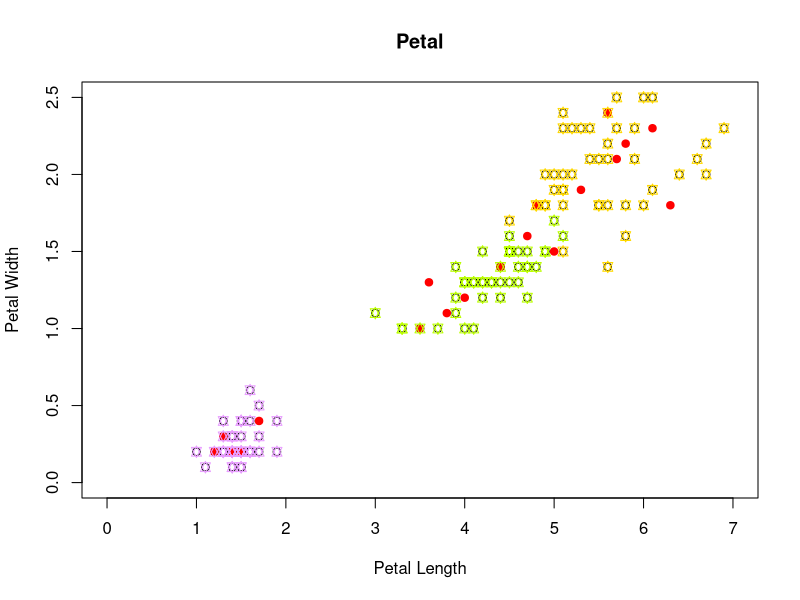
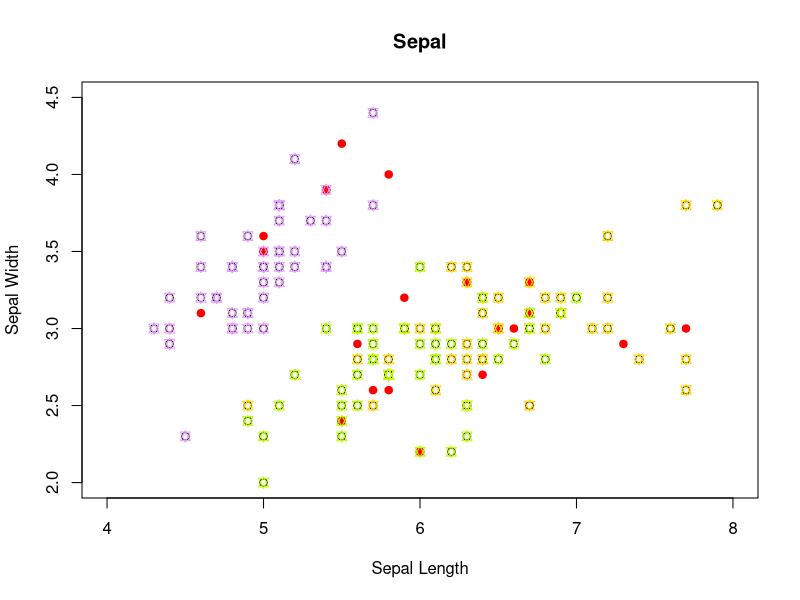
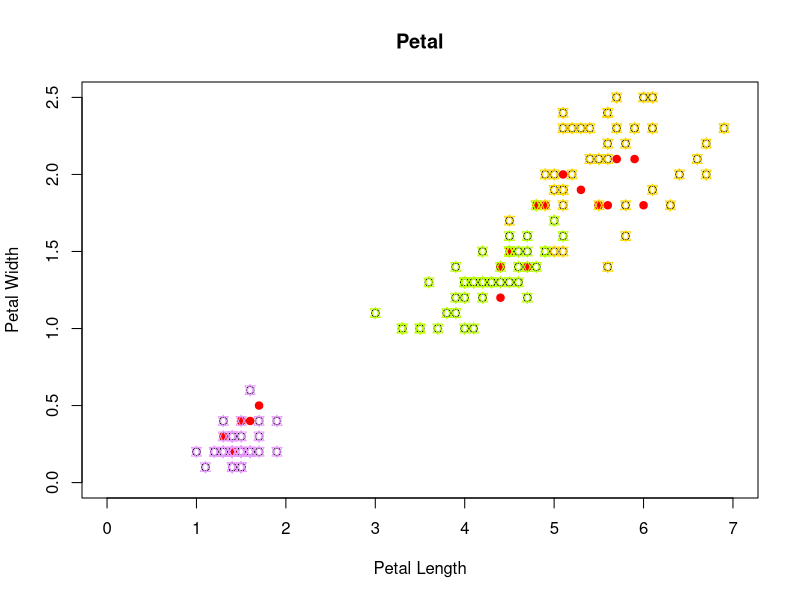
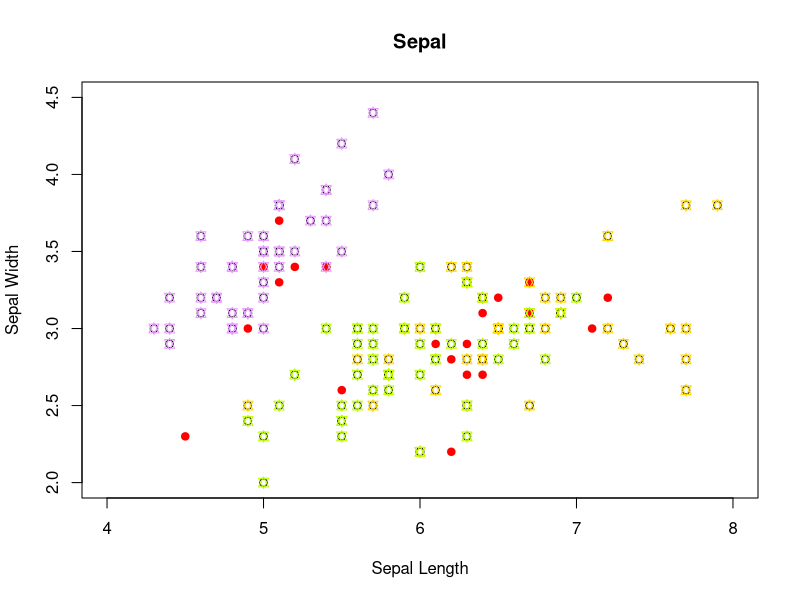
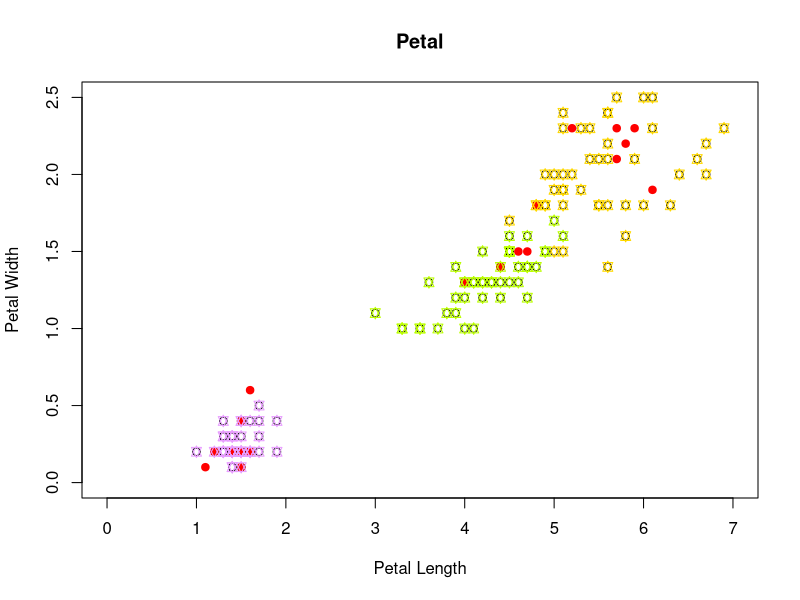
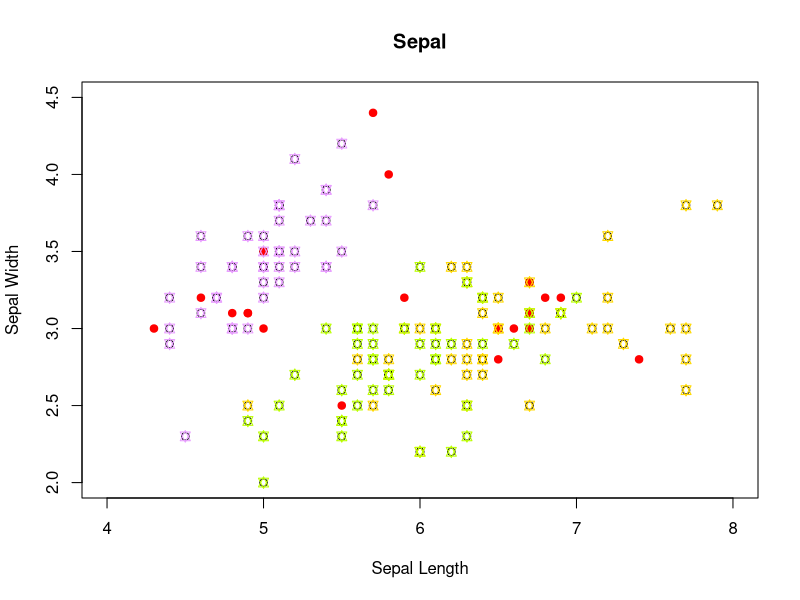
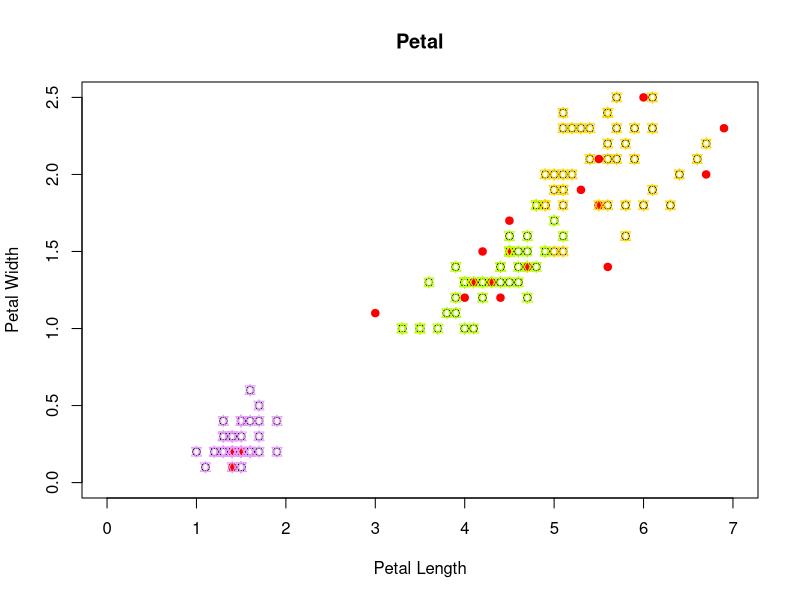
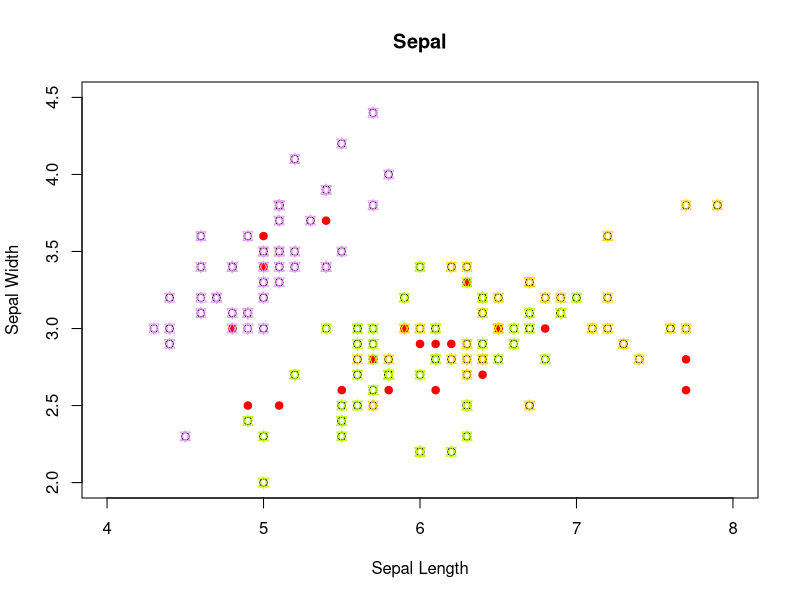

These charts were generated, in order, by the following R code: (Note: this script raises an error after producing the figures.)

library(caret)

#' Usando las coordenadas de 2 cuatro puntos se calcula la distancia entre ambos puntos
#' 
#' @param x1 Valor en el eje x del punto 1
#' @param x2 Valor en el eje x del punto 2
#' @param y1 Valor en el eje y del punto 1
#' @param y2 Valor en el eje y del punto 2
#' @return La distancia entre el punto 1 y el punto 2
distancia <- function(x1, x2, y1, y2) {
  resultado = sqrt((x1 - x2)^2 + (y1 - y2)^2)
  return(resultado)
}

#' Se crea una lista de {q} numeros aleatorios entre 1 y 150
#' 
#' @param q Numero de valores aleatorios
#' @return Un vector de valores aleatorios de tamaño {q}
random_num_list <- function(q) {
  lista = sort(as.integer(runif(q, min = 1, max = 149)))
  for (i in 2:q) {
    prev = i - 1
    if (lista[prev] == lista[i]) {
      lista[i] = lista[i] + 1
    } else if (lista[prev] > lista[i]) {
      lista[i] = lista[prev] + 1
    }
  }
  return(lista)
}

k_n_cerca <- function(data) {
  species = data$Species[1:5]
  muestra = as.data.frame(table(species))
  muestra = muestra[order(muestra$Freq, decreasing = TRUE), ]
  return(as.vector(muestra$species)[1])
}

# Crea las carpetas para el analisis con sepal y petal
dir.create(file.path("./", "tests"), showWarnings = FALSE)

# Lista de presición
precisionTable.sepal = data.frame(k_n = c(1), precision = c(1))
precisionTable.petal = data.frame(k_n = c(1), precision = c(1))
for (prueba in 1:20) {

  # Lista de candidatos a evaluar
  candidatos = random_num_list(20)
  # Data frame con los datos correspondientes a cada candidato
  conejos = iris[candidatos, ]
  # Data frame con todos los datos excepto los candidatos seleccionados
  flores = iris[-candidatos, ]
  conejosTest.sepal = data.frame(original = conejos$Species, nuevo = "")
  conejosTest.petal = data.frame(original = conejos$Species, nuevo = "")
  
  # Crea las carpetas para el analisis con sepal y petal
  dir.create(file.path("./tests/", paste("k_", prueba, sep = "")), showWarnings = FALSE)

  # Ciclo por cada cada candidato (20)
  for (test in 1:length(candidatos)) {
    # Calculo de la distancia entre la muestra y todo el conjunto
    distancia_sepal = distancia(
      conejos$Sepal.Length[test],
      flores$Sepal.Length,
      conejos$Sepal.Width[test],
      flores$Sepal.Width
    )
    distancia_petal = distancia(
      conejos$Petal.Length[test],
      flores$Petal.Length,
      conejos$Petal.Width[test],
      flores$Petal.Width
    )

    # Creación de un data frame con las distancias y sus respectivas especies
    d_sepal = data.frame(
      distancia_sepal,
      Species = flores$Species
    )
    d_petal = data.frame(
      distancia_petal,
      Species = flores$Species
    )

    # Ordenar de menor a mayor los datos segun su distancia
    d_sepal = d_sepal[order(d_sepal$distancia_sepal),]
    d_petal = d_petal[order(d_petal$distancia_petal),]
    # Crea las carpetas para el analisis con sepal y petal
    dir.create(file.path(paste("./tests/k_", prueba, sep = ""), "sepal"), showWarnings = FALSE)
    dir.create(file.path(paste("./tests/k_", prueba, sep = ""), "petal"), showWarnings = FALSE)
    # Escribe los un archivo csv con los 10 primeros elementos de los candidatos segun su distancia sepal y petal
    write.csv(d_sepal[1:10, ], paste("./tests/k_", prueba, "/sepal/candidato_", test, ".csv", sep = ""))
    write.csv(d_petal[1:10, ], paste("./tests/k_", prueba, "/petal/candidato_", test, ".csv", sep = ""))

    # Ciclo para hacer un analisis con los primeras 5 muestras más cercanas segun sepal
    for (q in seq(from = 0.2, to = 1, by = 0.05)) {
      k_n_eval = d_sepal[d_sepal$distancia_sepal < q, ]
      if (length(k_n_eval[ ,1]) >= 5) {
        conejosTest.sepal$nuevo[test] = k_n_cerca(k_n_eval)
        break
      }
    }
    # Ciclo para hacer un analisis con los primeras 5 muestras más cercanas segun petal
    for (q in seq(from = 0.2, to = 1, by = 0.05)) {
      k_n_eval = d_petal[d_petal$distancia_petal < q, ]
      if (length(k_n_eval[ ,1]) >= 5) {
        conejosTest.petal$nuevo[test] = k_n_cerca(k_n_eval)
        break
      }
    }
  }

  # Escribe un resumen de lo analisado con los datos de los candidatos segun sepal y petal
  write.csv(conejosTest.sepal, paste("./tests/k_", prueba, "/resumen_sepal", ".csv", sep = ""))
  write.csv(conejosTest.petal, paste("./tests/k_", prueba, "/resumen_petal", ".csv", sep = ""))

  # Los resumenes son transformados en factores para su correcto analisis para la función {confusionMatrix}
  conejosTest.sepal$original = factor(conejosTest.sepal$original, levels = c('setosa', 'versicolor', 'virginica'))
  conejosTest.sepal$nuevo = factor(conejosTest.sepal$nuevo, levels = c('setosa', 'versicolor', 'virginica'))
  conejosTest.petal$original = factor(conejosTest.petal$original, levels = c('setosa', 'versicolor', 'virginica'))
  conejosTest.petal$nuevo = factor(conejosTest.petal$nuevo, levels = c('setosa', 'versicolor', 'virginica'))
  # Asignación de la matriz de confusion a una variable para su posterior escritura
  matriz.sepal = confusionMatrix(conejosTest.sepal$nuevo, conejosTest.sepal$original)
  matriz.petal = confusionMatrix(conejosTest.petal$nuevo, conejosTest.petal$original)
  write.csv(matriz.sepal$table, paste("./tests/k_", prueba, "/confusion_matrix_sepal", ".csv", sep = ""))
  write.csv(matriz.petal$table, paste("./tests/k_", prueba, "/confusion_matrix_petal", ".csv", sep = ""))
  precisionTable.sepal[prueba, ] = c(prueba, matriz.sepal$overall[1])
  precisionTable.petal[prueba, ] = c(prueba, matriz.petal$overall[1])

  point_size = 1
  petal_plot = paste("./tests/k_", prueba, "/Petal_plot", ".png", sep = "")
  png(file=petal_plot, width = 2000, height = 2000, units = "px", pointsize = 30)
  plot(
    flores$Petal.Length,
    flores$Petal.Width,
    main="Petal",
    xlab="Petal Length",
    ylab="Petal Width",
    xlim=c(0, 7),
    ylim=c(0, 2.5)
  )
  points(
    conejos$Petal.Length,
    conejos$Petal.Width, 
    type = "p",
    pch = 19,
    col = "red",
  )
  points(
    flores$Petal.Length[flores$Species == "setosa"],
    flores$Petal.Width[flores$Species == "setosa"], 
    type = "p",
    pch = 11,
    col = "#e89eff",
    cex = point_size,
  )
  points(
    flores$Petal.Length[flores$Species == "virginica"],
    flores$Petal.Width[flores$Species == "virginica"], 
    type = "p",
    pch = 11,
    col = "#ffd900",
    cex = point_size,
  )
  points(
    flores$Petal.Length[flores$Species == "versicolor"],
    flores$Petal.Width[flores$Species == "versicolor"], 
    type = "p",
    pch = 11,
    col = "#bbff00",
    cex = point_size,
  )
  dev.off()

  sepal_plot = paste("./tests/k_", prueba, "/Sepal_plot", ".png", sep = "")
  png(file=sepal_plot, width = 2000, height = 2000, units = "px", pointsize = 30)
  plot(
    flores$Sepal.Length,
    flores$Sepal.Width,
    main="Sepal",
    xlab="Sepal Length",
    ylab="Sepal Width",
    xlim=c(4, 8),
    ylim=c(2, 4.5)
  )
  points(
    conejos$Sepal.Length,
    conejos$Sepal.Width, 
    type = "p",
    pch = 19,
    col = "red",
  )
  points(
    flores$Sepal.Length[flores$Species == "setosa"],
    flores$Sepal.Width[flores$Species == "setosa"], 
    type = "p",
    pch = 11,
    col = "#e89eff",
    cex = point_size,
  )
  points(
    flores$Sepal.Length[flores$Species == "virginica"],
    flores$Sepal.Width[flores$Species == "virginica"], 
    type = "p",
    pch = 11,
    col = "#ffd900",
    cex = point_size,
  )
  points(
    flores$Sepal.Length[flores$Species == "versicolor"],
    flores$Sepal.Width[flores$Species == "versicolor"], 
    type = "p",
    pch = 11,
    col = "#bbff00",
    cex = point_size,
  )
  dev.off()
}


write.csv(precisionTable.sepal, "./tests/accuracy_sepal.csv")
write.csv(precisionTable.petal, "./tests/accuracy_petal.csv")

png(file="sepal_accuracy.png", width = 2000, height = 2000, units = "px", pointsize = 30)

plot(
  precisionTable.sepal$k_n,
  precisionTable.sepal$precision,
  main="Accuracy",
  xlab="K_n",
  ylab="Accuracy",
  xlim=c(1, 21),
  ylim=c(0.5, 1),
  type = "n",
  xaxt = "n",
  yaxt = "n"
)
puntos.sepal = precisionTable.sepal[order(precisionTable.sepal$precision),]
tabla_puntos = as.data.frame(table(puntos.sepal$precision))
axis(1, at = c(1, 5, 10, 15, 20))
axis(2, at = as.vector(tabla_puntos$Var1), las = 1,)
paleta = hcl.colors(
  length(table(puntos.sepal$precision)),
  palette = "Temps"
)
paleta_per = NULL
for (punto in 1:length(table(puntos.sepal$precision))) {
  times = tabla_puntos$Freq[punto]
  paleta_per = append(paleta_per, rep(paleta[punto], times))
}
points(
  puntos.sepal$k_n,
  puntos.sepal$precision,
  type = "p",
  pch = 15,
  col= paleta_per,
  cex = 2,
)
text(
  puntos.sepal$k_n,
  puntos.sepal$precision,
  labels = puntos.sepal$k_n,
  cex= 0.9,
  pos= 3
)

dev.off()


png(file="petal_accuracy.png", width = 2000, height = 2000, units = "px", pointsize = 30)

plot(
  precisionTable.petal$k_n,
  precisionTable.petal$precision,
  main="Accuracy",
  xlab="K_n",
  ylab="Accuracy",
  xlim=c(1, 21),
  ylim=c(0.5, 1),
  type = "n",
  xaxt = "n",
  yaxt = "n"
)
puntos.petal = precisionTable.petal[order(precisionTable.petal$precision),]
tabla_puntos = as.data.frame(table(puntos.petal$precision))
axis(1, at = c(1, 5, 10, 15, 20))
axis(2, at = as.vector(tabla_puntos$Var1), las = 1,)
paleta = hcl.colors(
  length(table(puntos.petal$precision)),
  palette = "Temps"
)
paleta_per = NULL
for (punto in 1:length(table(puntos.petal$precision))) {
  times = tabla_puntos$Freq[punto]
  paleta_per = append(paleta_per, rep(paleta[punto], times))
}
points(
  puntos.petal$k_n,
  puntos.petal$precision,
  type = "p",
  pch = 15,
  col= paleta_per,
  cex = 2,
)
text(
  puntos.petal$k_n,
  puntos.petal$precision,
  labels = puntos.petal$k_n,
  cex= 0.9,
  pos= 3
)

dev.off()
